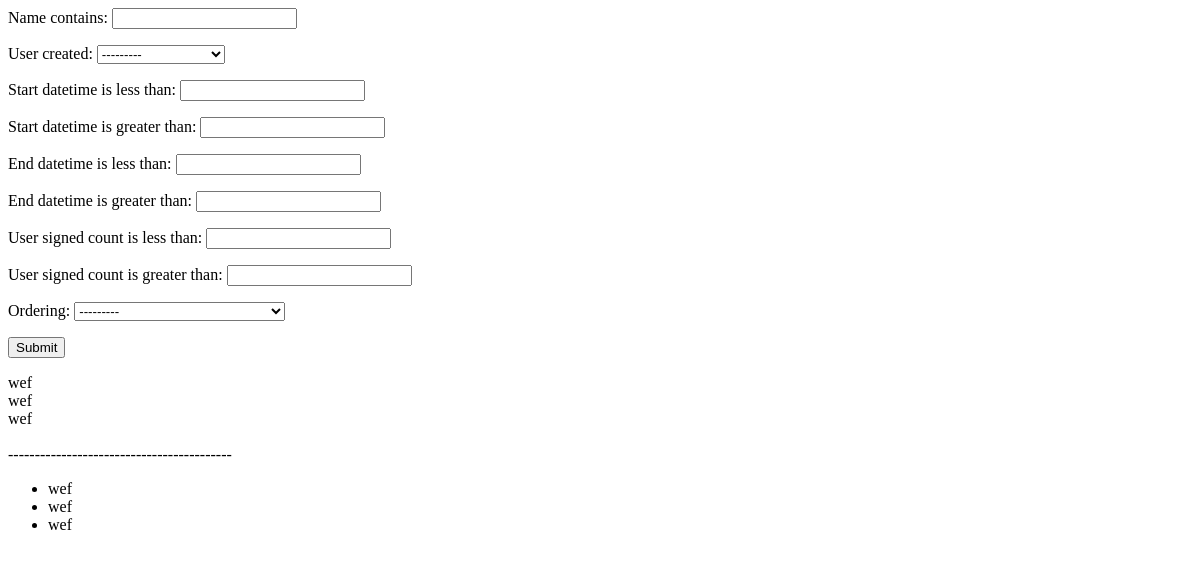
Before: /petitions/list/ (signed in) with the older database file.
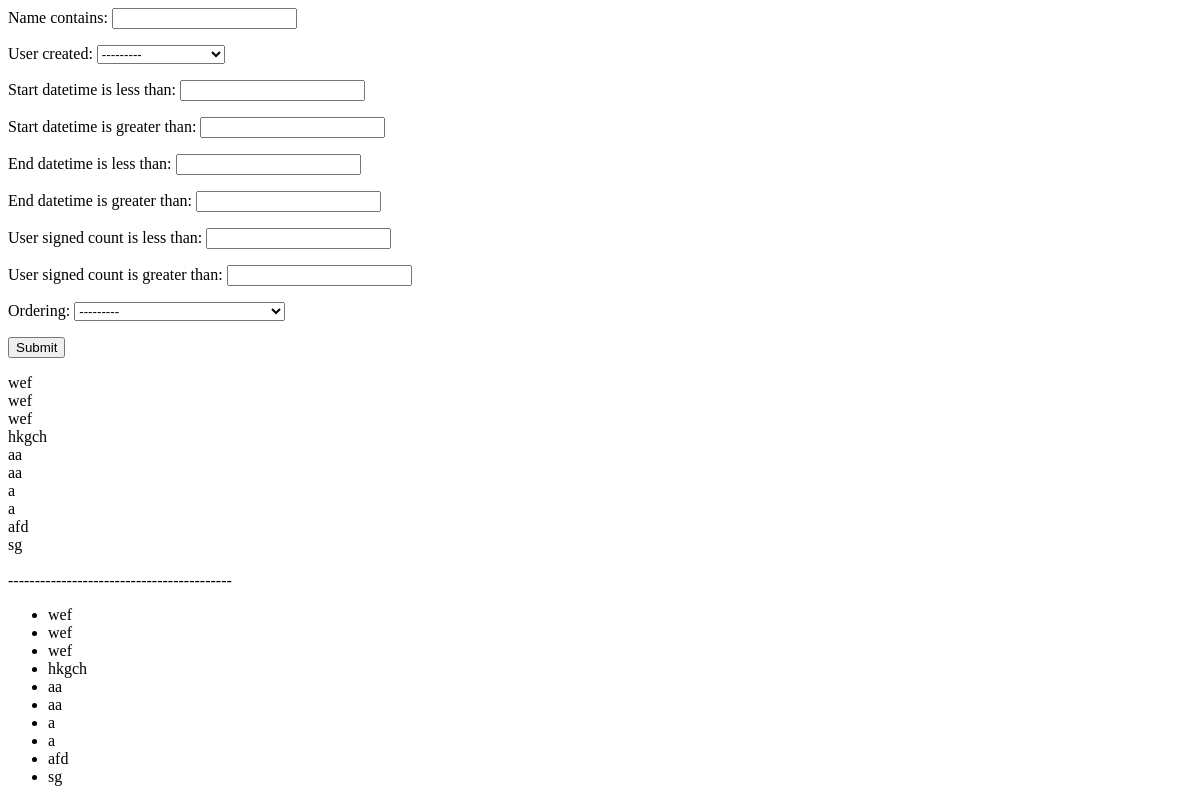
After: the same page with the newer database file.
### petition_app/models.py (models this page shows)
class Petition(models.Model):
    name = models.CharField(max_length=20)
    content = models.TextField()
    image = models.ImageField(null=True, blank=True)
    user_created = models.ForeignKey(to=User, related_name="petition_creator",
                                    on_delete=models.CASCADE, null=True, blank=True)
    start_datetime = models.DateTimeField(auto_now_add=True)
    end_datetime = models.DateTimeField(null=False, blank=False)
    user_signed = models.ManyToManyField(to=User)
    user_signed_count = models.IntegerField(default=0)

### petition_app/views.py (the view)
# urls.py: path('list/', PetitionListView.as_view(), name='petitions-list'),
class PetitionListView(LoginRequiredMixin, ListView):
    model = Petition
    paginate_by = 10
    filterset_class = PetitionFilter
    def get_context_data(self, **kwargs):
        context = super(PetitionListView, self).get_context_data(**kwargs)
        filterset = PetitionFilter(
            self.request.GET, queryset=self.get_queryset().order_by('id'))
        context['filterset'] = filterset
        return context

### petition_app/templates/petition_app/petition_list.html
<form method="get">
    {{ filterset.form.as_p }}
    <input type="submit" />
</form>
{% for obj in filterset.qs %}
    {{ obj.name }}<br />
{% endfor %}
<br>------------------------------------------</br>
<ul>
    {% for petition in petition_list %}
        <li>{{ petition.name }}</li>
    {% endfor %}
</ul>

Changed rows visible on the page:
added Petition: name "hkgch"
added Petition: name "aa"
added Petition: name "aa"
added Petition: name "a"
added Petition: name "a"
added Petition: name "afd"
added Petition: name "sg"
